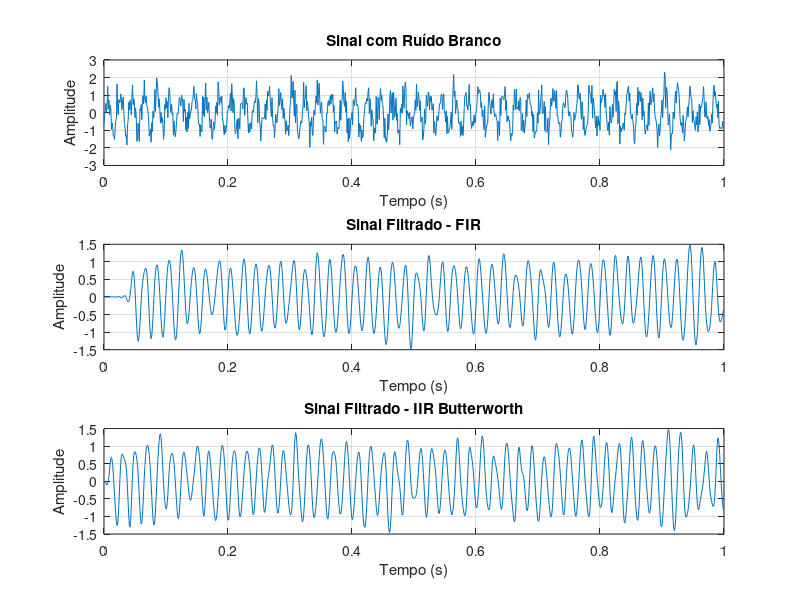
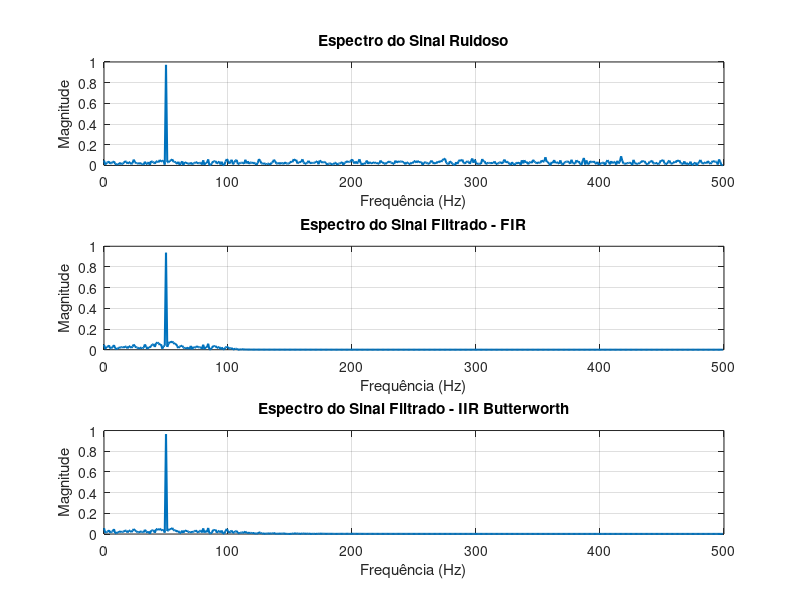
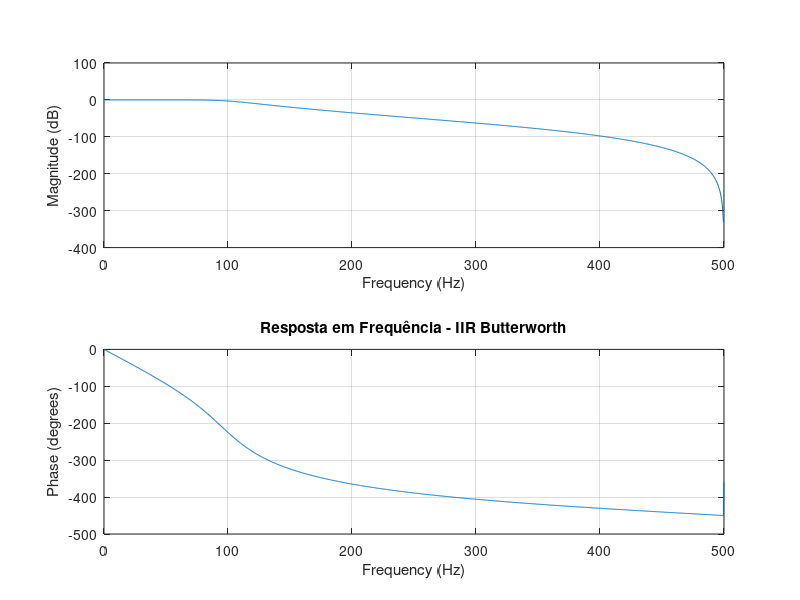

Source code (MATLAB) for these figures, in order:
pkg load signal

% ----------------------------------------------------------
% Parâmetros do sinal
% ----------------------------------------------------------
Fs = 1000;              % Frequência de amostragem (Hz)
T = 1/Fs;
t = 0:T:1-T;

% ----------------------------------------------------------
% Sinal original
% ----------------------------------------------------------
f0 = 50;                % Frequência do sinal útil

x = sin(2*pi*f0*t);

% ----------------------------------------------------------
% Adição de ruído branco
% ----------------------------------------------------------
ruido = 0.5*randn(size(t));

x_ruidoso = x + ruido;

% ----------------------------------------------------------
% Filtro FIR
% ----------------------------------------------------------
ordem_FIR = 80;
fc = 100;

b_fir = fir1(ordem_FIR, fc/(Fs/2), "low");

y_fir = filter(b_fir,1,x_ruidoso);

% ----------------------------------------------------------
% Filtro IIR Butterworth
% ----------------------------------------------------------
ordem_IIR = 5;

[b_iir,a_iir] = butter(ordem_IIR, fc/(Fs/2));

y_iir = filter(b_iir,a_iir,x_ruidoso);

% ----------------------------------------------------------
% FFT
% ----------------------------------------------------------
N = length(x);

X = abs(fft(x_ruidoso))/N;
Yfir = abs(fft(y_fir))/N;
Yiir = abs(fft(y_iir))/N;

f = (0:N-1)*(Fs/N);

% ----------------------------------------------------------
% Sinais no tempo
% ----------------------------------------------------------
figure;

subplot(3,1,1);
plot(t,x_ruidoso);
grid on;
title('Sinal com Ruído Branco');
xlabel('Tempo (s)');
ylabel('Amplitude');

subplot(3,1,2);
plot(t,y_fir);
grid on;
title('Sinal Filtrado - FIR');
xlabel('Tempo (s)');
ylabel('Amplitude');

subplot(3,1,3);
plot(t,y_iir);
grid on;
title('Sinal Filtrado - IIR Butterworth');
xlabel('Tempo (s)');
ylabel('Amplitude');

% ----------------------------------------------------------
% Espectros
% ----------------------------------------------------------
figure;

subplot(3,1,1);
plot(f(1:N/2),2*X(1:N/2),'LineWidth',1.5);
grid on;
title('Espectro do Sinal Ruidoso');
xlabel('Frequência (Hz)');
ylabel('Magnitude');

subplot(3,1,2);
plot(f(1:N/2),2*Yfir(1:N/2),'LineWidth',1.5);
grid on;
title('Espectro do Sinal Filtrado - FIR');
xlabel('Frequência (Hz)');
ylabel('Magnitude');

subplot(3,1,3);
plot(f(1:N/2),2*Yiir(1:N/2),'LineWidth',1.5);
grid on;
title('Espectro do Sinal Filtrado - IIR Butterworth');
xlabel('Frequência (Hz)');
ylabel('Magnitude');

% ----------------------------------------------------------
% Respostas em frequência
% ----------------------------------------------------------
figure;

subplot(2,1,1);
freqz(b_fir,1,1024,Fs);
title('Resposta em Frequência - FIR');

subplot(2,1,2);
freqz(b_iir,a_iir,1024,Fs);
title('Resposta em Frequência - IIR Butterworth');

% ----------------------------------------------------------
% Informações
% ----------------------------------------------------------
fprintf('\nComparacao FIR x IIR Butterworth\n');
fprintf('Frequencia do sinal util: %d Hz\n',f0);
fprintf('Frequencia de corte: %d Hz\n',fc);
fprintf('Ordem FIR: %d\n',ordem_FIR);
fprintf('Ordem IIR: %d\n',ordem_IIR);
